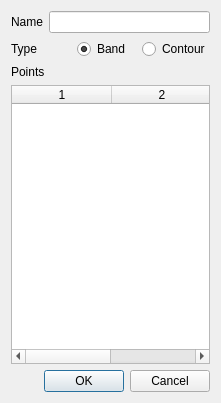
<?xml version="1.0" encoding="UTF-8"?>
<ui version="4.0">
 <class>GateBuilderDialog</class>
 <widget class="QDialog" name="GateBuilderDialog">
  <property name="geometry">
   <rect>
    <x>0</x>
    <y>0</y>
    <width>221</width>
    <height>403</height>
   </rect>
  </property>
  <property name="windowTitle">
   <string>Dialog</string>
  </property>
  <layout class="QVBoxLayout" name="verticalLayout">
   <item>
    <layout class="QHBoxLayout" name="horizontalLayout_2">
     <item>
      <widget class="QLabel" name="label">
       <property name="text">
        <string>Name</string>
       </property>
       <property name="buddy">
        <cstring>gateNameEdit</cstring>
       </property>
      </widget>
     </item>
     <item>
      <widget class="QLineEdit" name="gateNameEdit"/>
     </item>
    </layout>
   </item>
   <item>
    <layout class="QHBoxLayout" name="horizontalLayout">
     <item>
      <widget class="QLabel" name="label_3">
       <property name="text">
        <string>Type</string>
       </property>
       <property name="buddy">
        <cstring>bandButton</cstring>
       </property>
      </widget>
     </item>
     <item>
      <widget class="QRadioButton" name="bandButton">
       <property name="text">
        <string>Band</string>
       </property>
       <property name="checked">
        <bool>true</bool>
       </property>
      </widget>
     </item>
     <item>
      <widget class="QRadioButton" name="contourButton">
       <property name="text">
        <string>Contour</string>
       </property>
      </widget>
     </item>
    </layout>
   </item>
   <item>
    <widget class="QLabel" name="label_2">
     <property name="text">
      <string>Points</string>
     </property>
     <property name="buddy">
      <cstring>dataTable</cstring>
     </property>
    </widget>
   </item>
   <item>
    <widget class="QTableWidget" name="dataTable">
     <property name="columnCount">
      <number>2</number>
     </property>
     <attribute name="horizontalHeaderDefaultSectionSize">
      <number>100</number>
     </attribute>
     <attribute name="horizontalHeaderStretchLastSection">
      <bool>true</bool>
     </attribute>
     <column/>
     <column/>
    </widget>
   </item>
   <item>
    <widget class="QDialogButtonBox" name="buttonBox">
     <property name="orientation">
      <enum>Qt::Horizontal</enum>
     </property>
     <property name="standardButtons">
      <set>QDialogButtonBox::Cancel|QDialogButtonBox::Ok</set>
     </property>
    </widget>
   </item>
  </layout>
 </widget>
 <resources/>
 <connections>
  <connection>
   <sender>buttonBox</sender>
   <signal>accepted()</signal>
   <receiver>GateBuilderDialog</receiver>
   <slot>accept()</slot>
   <hints>
    <hint type="sourcelabel">
     <x>248</x>
     <y>254</y>
    </hint>
    <hint type="destinationlabel">
     <x>157</x>
     <y>274</y>
    </hint>
   </hints>
  </connection>
  <connection>
   <sender>buttonBox</sender>
   <signal>rejected()</signal>
   <receiver>GateBuilderDialog</receiver>
   <slot>reject()</slot>
   <hints>
    <hint type="sourcelabel">
     <x>316</x>
     <y>260</y>
    </hint>
    <hint type="destinationlabel">
     <x>286</x>
     <y>274</y>
    </hint>
   </hints>
  </connection>
 </connections>
</ui>
